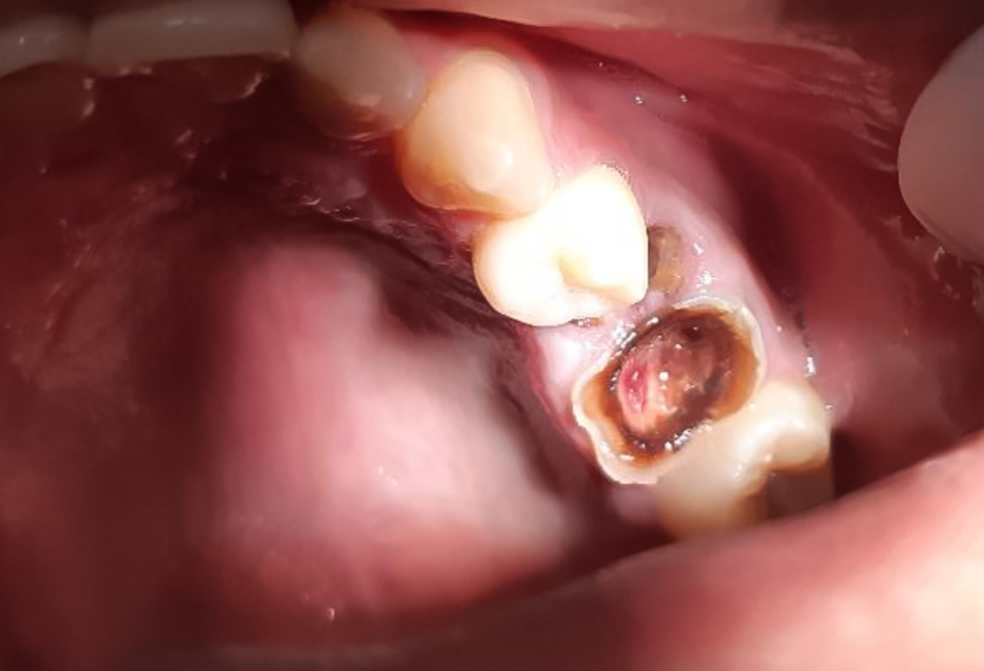
#> input picture Pranchetas fotografias - PUFA - treinamento/Pranchetas fotografias - PUFA - treinamento_Voluntario1.jpeg, 1967 x 1341 px (shown at 1/2 size)
$ python -i pufa_train_deep.py   (imports and definitions only)
#> lines starting #> are read from the running program, lines starting #| are printed output that depends on the picture
# -*- coding: utf-8 -*-
"""
PUFA Deep Learning Training Script (Fixed Version)
Modelo: EfficientNetB0 (Transfer Learning)
Compatível com manifesto e estrutura do pufa_train_baseline.py
Autor: Paulo Vitor de Campos Souza
"""

from pathlib import Path
import argparse, re, os, numpy as np, pandas as pd, cv2, matplotlib.pyplot as plt
from sklearn.model_selection import GroupKFold, StratifiedGroupKFold
from sklearn.metrics import (
    classification_report,
    confusion_matrix,
    f1_score,
    roc_auc_score,
)
import tensorflow as tf
from tensorflow.keras.applications import EfficientNetB0
from tensorflow.keras.layers import Dense, Dropout, GlobalAveragePooling2D
from tensorflow.keras.models import Model
from tensorflow.keras.optimizers import Adam
from tensorflow.keras.utils import to_categorical
from tensorflow.keras.callbacks import EarlyStopping

ROOT = Path(".")
CONF_FIG_RAW = ROOT / "metadata" / "pufa_confusion_dl.png"
CONF_FIG_NORM = ROOT / "metadata" / "pufa_confusion_dl_norm.png"


# ---------- Funções utilitárias ----------
# [42 lines left out: functions plot_confusion, get_volunteer_id, load_manifest, not called in this run]


# ---------- Leitura das imagens ----------
def load_image(path, size=224):
#> called with size = 224
    img = cv2.imread(str(path), cv2.IMREAD_COLOR)  # força RGB
#> img is the input picture: shape (1341, 1967, 3); mean B, G, R 79.5, 82, 142.2
    if img is None:
        return None

    img = cv2.cvtColor(img, cv2.COLOR_BGR2RGB)
    img = cv2.resize(img, (size, size))
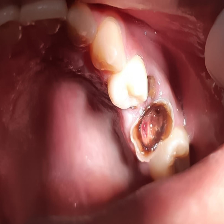
#> img: shape (224, 224, 3); mean R, G, B 142.2, 82, 79.5

    # garante 3 canais mesmo se vier em escala de cinza
    if img.shape[-1] != 3:
        img = cv2.merge([img, img, img])

    img = img.astype("float32") / 255.0
    return img


# ---------- Modelo DL ----------
# [163 lines left out: functions build_model, main, not called in this run]


# [2 lines not run here, left out]

>>> result = load_image('../Pranchetas fotografias - PUFA - treinamento/Pranchetas fotografias - PUFA - treinamento_Voluntario1.jpeg')

$ run again, on Pranchetas fotografias - PUFA - treinamento/Pranchetas fotografias - PUFA - treinamento_Voluntario6.jpeg
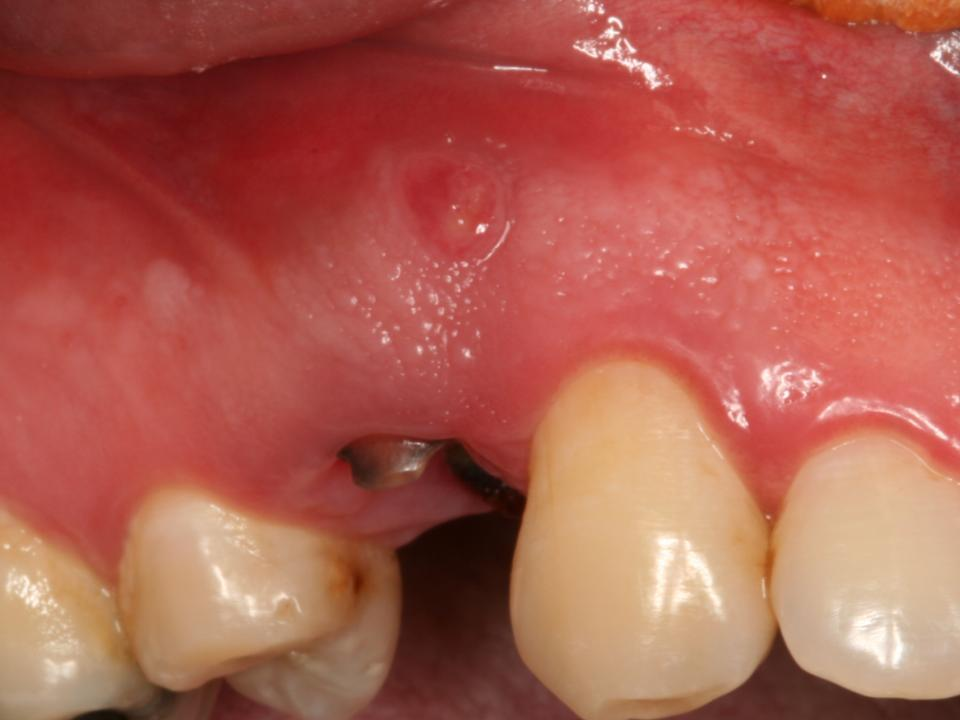
#> input picture Pranchetas fotografias - PUFA - treinamento/Pranchetas fotografias - PUFA - treinamento_Voluntario6.jpeg, 960 x 720 px
#> in load_image, img is the input picture: shape (720, 960, 3); mean B, G, R 79.2, 93.4, 174.4
#> in load_image, `img = cv2.resize(img, (size, size))`:
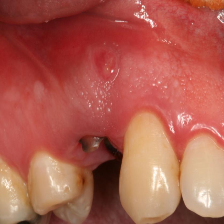
#> img: shape (224, 224, 3); mean R, G, B 174.3, 93.3, 79.1

$ run again, on Pranchetas fotografias - PUFA - treinamento/Pranchetas fotografias - PUFA - treinamento_Voluntario7.jpeg
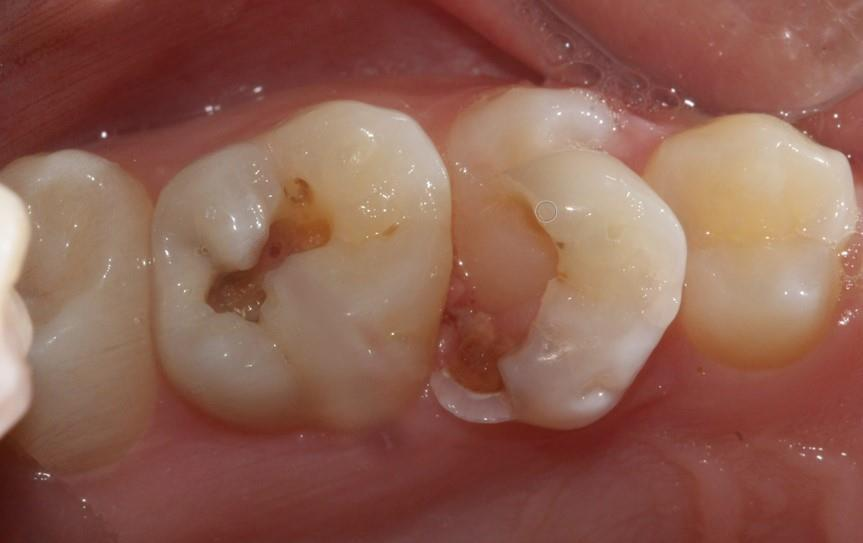
#> input picture Pranchetas fotografias - PUFA - treinamento/Pranchetas fotografias - PUFA - treinamento_Voluntario7.jpeg, 863 x 543 px
#> in load_image, img is the input picture: shape (543, 863, 3); mean B, G, R 80.9, 95.3, 142
#> in load_image, `img = cv2.resize(img, (size, size))`:
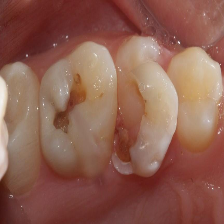
#> img: shape (224, 224, 3); mean R, G, B 141.9, 95.2, 80.8

$ run again, on Pranchetas fotografias - PUFA - treinamento/Pranchetas fotografias - PUFA - treinamento_Voluntario8.jpeg
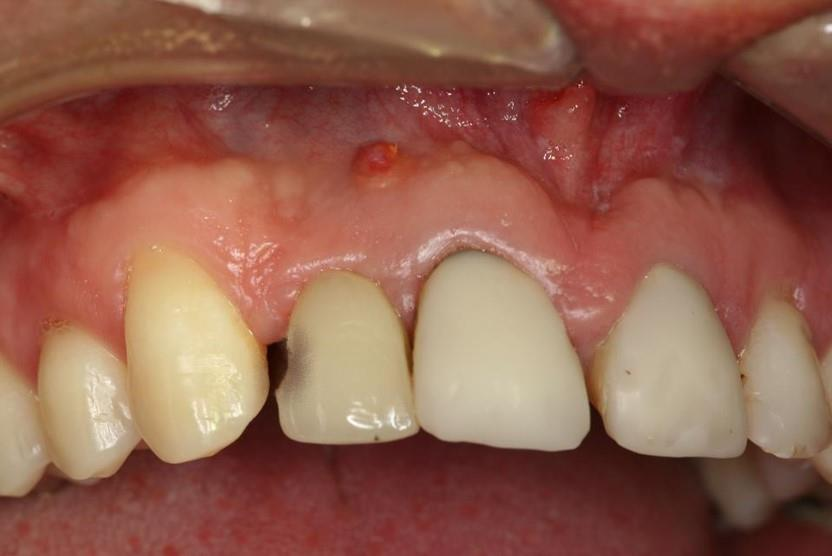
#> input picture Pranchetas fotografias - PUFA - treinamento/Pranchetas fotografias - PUFA - treinamento_Voluntario8.jpeg, 832 x 556 px
#> in load_image, img is the input picture: shape (556, 832, 3); mean B, G, R 76.9, 94, 145.1
#> in load_image, `img = cv2.resize(img, (size, size))`:
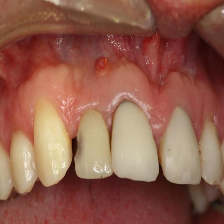
#> img: shape (224, 224, 3); mean R, G, B 145, 93.9, 76.8
